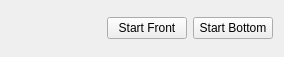
<?xml version="1.0" encoding="UTF-8"?>
<ui version="4.0">
 <class>Form</class>
 <widget class="QWidget" name="Form">
  <property name="geometry">
   <rect>
    <x>0</x>
    <y>0</y>
    <width>284</width>
    <height>57</height>
   </rect>
  </property>
  <property name="windowTitle">
   <string>Form</string>
  </property>
  <property name="autoFillBackground">
   <bool>false</bool>
  </property>
  <layout class="QHBoxLayout" name="horizontalLayout_2">
   <item>
    <spacer name="horizontalSpacer">
     <property name="orientation">
      <enum>Qt::Horizontal</enum>
     </property>
     <property name="sizeHint" stdset="0">
      <size>
       <width>68</width>
       <height>20</height>
      </size>
     </property>
    </spacer>
   </item>
   <item>
    <widget class="QPushButton" name="btnFront">
     <property name="text">
      <string>Start Front</string>
     </property>
    </widget>
   </item>
   <item>
    <widget class="QPushButton" name="btnBottom">
     <property name="text">
      <string>Start Bottom</string>
     </property>
    </widget>
   </item>
  </layout>
 </widget>
 <resources/>
 <connections/>
</ui>
